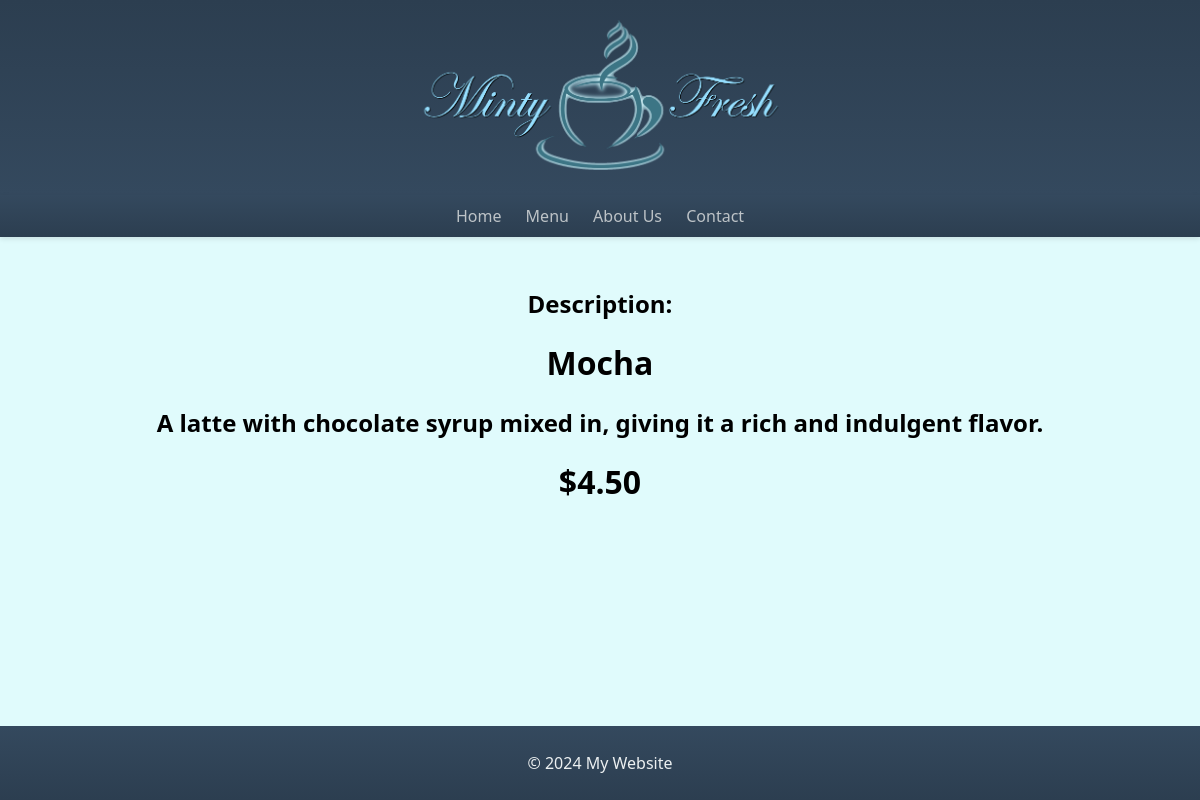
/menu/Mocha, run on the app's committed database.
### main/models.py (models this page shows, shortened)
class MenuItem(models.Model):
    menu = models.ForeignKey(Menu, related_name='items', on_delete=models.CASCADE)
    item = models.CharField(max_length=100)
    description = models.TextField(blank=True)
    price = models.DecimalField(max_digits=10, decimal_places=2)

### main/views.py (the view)
# urls.py: 2. Add a URL to urlpatterns:  path('', views.home, name='home')
def name(response, item):
    menu_item = MenuItem.objects.get(item=item)
    item_name = menu_item.item
    item_description=menu_item.description
    item_price=menu_item.price
    return render(response,"main/index.html",{"item_name":item_name,"item_description":item_description,"item_price":item_price})

### main/templates/main/index.html (shortened to what this page needs)
{% extends 'main/base.html' %}
{% block content %}
    <div class="container">
        <div class="banner">
            <h2>Description:</h2>
            <h1>{{ item_name }}</h1>
            <h2>{{ item_description }}</h2>
            <h1>${{ item_price }}</h1>
        </div>
    </div>
{% endblock %}

### static/css/main.css (style rules this page uses)
body { font-family: 'Segoe UI', Tahoma, Geneva, Verdana, sans-serif; margin: 0; padding: 0; background-color: #E0FBFC; }
.container { max-width: 1200px; margin: 20px auto; padding: 0 20px; }
.banner { text-align: center; margin-top: 50px; }

### data on the page
MenuItem: item "Mocha", description "A latte with chocolate syrup mixed in, giving it a rich and indulgent flavor.", price "4.50"
